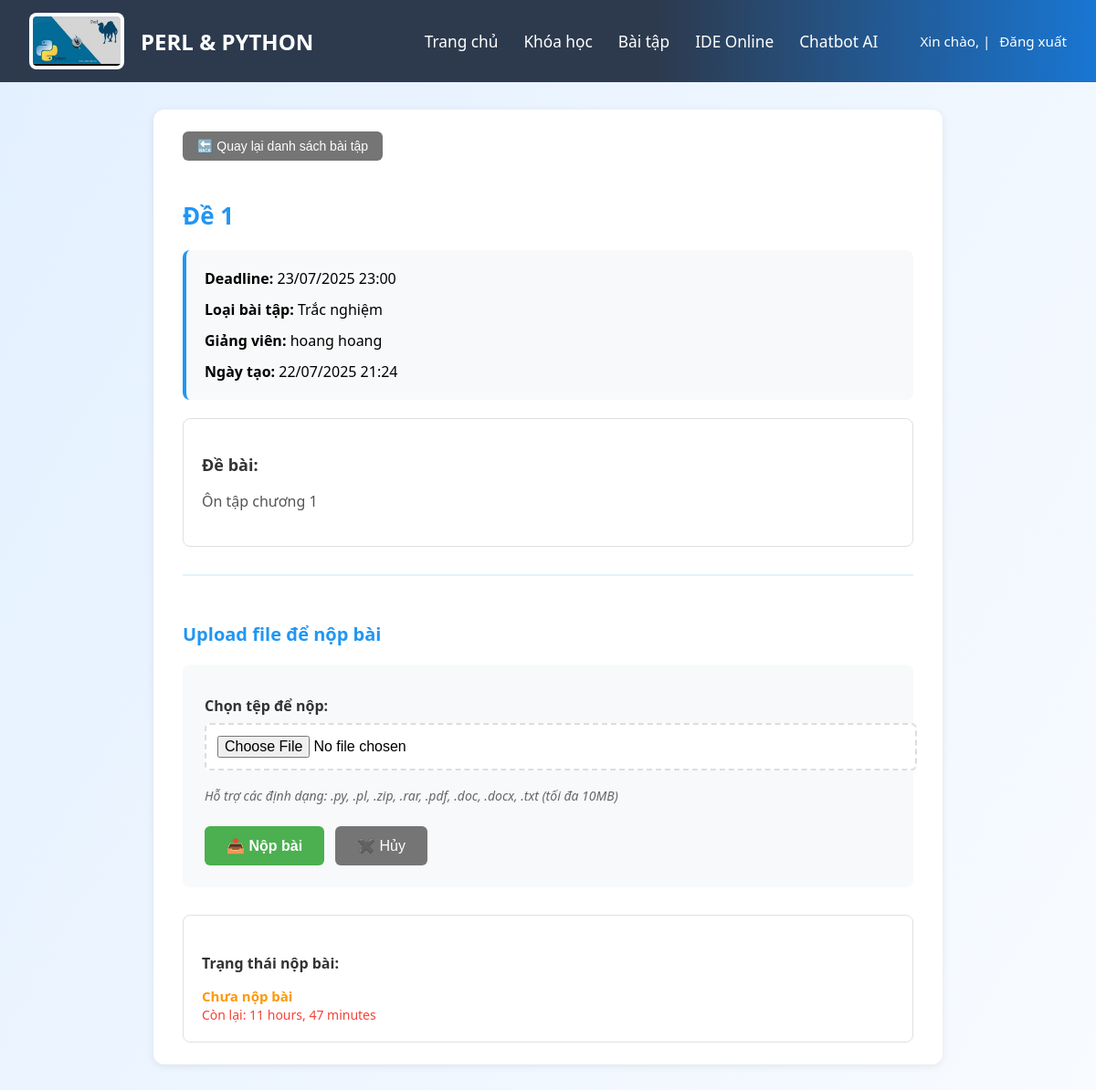
Page /student/nop-bai/10/ on the committed database.
### teacherapp/models.py (models this page shows, shortened)
class BaiTap(models.Model):
    LOAI_BAITAP_CHOICES = [
        ('code', 'Lập trình (Python/Perl)'),
        ('quiz', 'Trắc nghiệm'),
    ]
    tieu_de = models.CharField("Tiêu đề", max_length=255)
    mo_ta = models.TextField("Mô tả")
    loai_baitap = models.CharField("Loại bài tập", max_length=10, choices=LOAI_BAITAP_CHOICES)
    han_nop = models.DateTimeField("Hạn nộp")
    nguoi_tao = models.ForeignKey(User, on_delete=models.CASCADE, verbose_name="Người tạo")
    khoa_hoc = models.ForeignKey('Course', on_delete=models.CASCADE, related_name='bai_tap_list', verbose_name="Khóa học", null=True, blank=True)
    ngay_tao = models.DateTimeField("Ngày tạo", auto_now_add=True)

### studentapp/views.py (the view, shortened to what this page needs)
# urls.py: path('nop-bai/', views.nop_bai, name='nop_bai'),
def nop_bai(request, assignment_id=None):
    assignment = None
    if assignment_id:
        assignment = get_object_or_404(BaiTap, id=assignment_id)
    context = {'assignment': assignment}
    return render(request, "student_page/nop_bai.html", context)

### templates/student_page/nop_bai.html (shortened to what this page needs)
{% extends 'student_page/student_base.html' %}
{% load static %}
{% block extra_css %}
<link rel="stylesheet" href="{% static 'css/nop_bai.css' %}">
{% endblock %}
{% block content %}
<div class="nopbai-container">
  <div class="nopbai-header">
    <button class="back-btn" onclick="window.location.href='{% url 'studentapp:assignment_list' %}'">
      🔙 Quay lại danh sách bài tập
    </button>
    {% if assignment %}
    <h2 class="assignment-title">{{ assignment.tieu_de }}</h2>
    <div class="assignment-info">
      <div class="info-row">
        <strong>Deadline:</strong> {{ assignment.han_nop|date:'d/m/Y H:i' }}
      </div>
      <div class="info-row">
        <strong>Loại bài tập:</strong> {{ assignment.get_loai_baitap_display }}
      </div>
      <div class="info-row">
        <strong>Giảng viên:</strong> {{ assignment.nguoi_tao.get_full_name|default:assignment.nguoi_tao.username }}
      </div>
      <div class="info-row">
        <strong>Ngày tạo:</strong> {{ assignment.ngay_tao|date:'d/m/Y H:i' }}
      </div>
    </div>
    <div class="assignment-description">
      <h3>Đề bài:</h3>
      <div class="description-content">
        {{ assignment.mo_ta|linebreaks }}
      </div>
    </div>
    {% else %}
    <h2 class="assignment-title">Nộp bài tập</h2>
    <div class="no-assignment">
      <p>Vui lòng chọn bài tập cụ thể để nộp bài.</p>
    </div>
    {% endif %}
  </div>
  {% if assignment %}
  <div class="submission-section">
    <h3>Upload file để nộp bài</h3>
    <form method="post" enctype="multipart/form-data" class="submission-form">
      <div class="form-group">
        <label for="file"><strong>Chọn tệp để nộp:</strong></label>
        <input type="file" id="file" name="file" accept=".py,.pl,.zip,.rar,.pdf,.doc,.docx,.txt" required>
        <div class="file-note">
          Hỗ trợ các định dạng: .py, .pl, .zip, .rar, .pdf, .doc, .docx, .txt (tối đa 10MB)
        </div>
      </div>
      <div class="form-actions">
        <button type="submit" class="submit-btn">
          📤 Nộp bài
        </button>
        <button type="button" class="cancel-btn" onclick="window.location.href='{% url 'studentapp:assignment_list' %}'">
          ✖️ Hủy
        </button>
      </div>
    </form>
    <div class="submission-status">
      <h4>Trạng thái nộp bài:</h4>
      <div class="status-info">
        {% if submitted_file %}
        <span class="status submitted"> Đã nộp bài</span><br>
        <span class="last-updated">Lần cập nhật cuối: {{ submitted_file.time|date:'H:i d/m/Y' }}</span>
        {% else %}
        <span class="status pending"> Chưa nộp bài</span><br>
        <span class="deadline-warning">
          {% now "Y-m-d H:i" as current_time %}
          {% if assignment.han_nop|date:"Y-m-d H:i" < current_time %}
          ⚠️ Đã quá hạn nộp bài
          {% else %}
           Còn lại: {{ assignment.han_nop|timeuntil }}
          {% endif %}
        </span>
        {% endif %}
      </div>
    </div>
  </div>
  {% endif %}
</div>
{% endblock %}

### static/css/assignment_list.css (style rules this page uses)
body { background: linear-gradient(120deg, #e3f0ff 0%, #f8fbff 100%); font-family: 'Segoe UI', Arial, sans-serif; margin: 0; padding: 0; min-height: 100vh; }

### static/css/nop_bai.css (style rules this page uses)
body { background: linear-gradient(120deg, #e3f0ff 0%, #f8fbff 100%); font-family: 'Segoe UI', Arial, sans-serif; margin: 0; padding: 0; min-height: 100vh; }
.nopbai-container { max-width: 800px; margin: 30px auto; background: #fff; padding: 24px 32px; box-shadow: 0 2px 8px rgba(0,0,0,0.08); border-radius: 12px; }
.nopbai-header { margin-bottom: 30px; }
.back-btn { background: #757575; color: #fff; padding: 8px 16px; border: none; border-radius: 6px; font-size: 14px; font-weight: 500; cursor: pointer; transition: background-color 0.2s ease; margin-bottom: 20px; }
.assignment-title { color: #2196f3; font-weight: 700; margin-bottom: 20px; font-size: 26px; }
.assignment-info { background: #f8f9fa; padding: 20px; border-radius: 8px; margin-bottom: 20px; border-left: 4px solid #2196f3; }
.info-row { margin-bottom: 12px; font-size: 16px; }
.info-row:last-child { margin-bottom: 0; }
.assignment-description { background: #fff; border: 1px solid #e0e0e0; padding: 20px; border-radius: 8px; margin-bottom: 20px; }
.assignment-description h3 { color: #333; margin-bottom: 15px; font-size: 18px; }
.description-content { line-height: 1.6; color: #555; }
.submission-section { border-top: 2px solid #e3f2fd; padding-top: 30px; }
.submission-section h3 { color: #2196f3; margin-bottom: 20px; font-size: 20px; }
.submission-form { background: #f8f9fa; padding: 24px; border-radius: 8px; margin-bottom: 30px; }
.form-group { margin-bottom: 20px; }
.form-group label { display: block; font-weight: 600; margin-bottom: 8px; color: #333; }
.form-group input[type="file"] { width: 100%; padding: 12px; border: 2px dashed #ddd; border-radius: 6px; background: #fff; transition: border-color 0.2s ease; }
.file-note { font-size: 14px; color: #666; margin-top: 8px; font-style: italic; }
.form-actions { display: flex; gap: 12px; margin-top: 24px; }
.submit-btn { background: #4caf50; color: #fff; padding: 12px 24px; border: none; border-radius: 6px; font-size: 16px; font-weight: 600; cursor: pointer; transition: background-color 0.2s ease; }
.cancel-btn { background: #757575; color: #fff; padding: 12px 24px; border: none; border-radius: 6px; font-size: 16px; font-weight: 500; cursor: pointer; transition: background-color 0.2s ease; }
.submission-status { background: #fff; border: 1px solid #e0e0e0; padding: 20px; border-radius: 8px; }
.submission-status h4 { color: #333; margin-bottom: 15px; font-size: 16px; }
.status-info { font-size: 15px; }
.status.pending { color: #ff9800; font-weight: 600; }
.deadline-warning { color: #f44336; font-size: 14px; font-weight: 500; }
label { display: block; margin: 10px 0 6px 0; font-weight: 500; color: #22304a; }
input[type="file"] { margin-bottom: 10px; font-size: 1rem; }

### rows in the picture
BaiTap: tieu_de "Đề 1", han_nop "23/07/2025 23:00", loai_baitap "Trắc nghiệm", nguoi_tao.get_full_name "hoang hoang", ngay_tao "22/07/2025 21:24", mo_ta "Ôn tập chương 1", han_nop "11 hours, 47 minutes"
